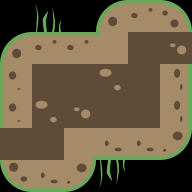

Tiled map render using the project's own tile images. Description and the map definition, with tile-layer contents summarised, below:
An orthogonal 6x6 tile map with 32x32 px tiles, 2 tile layers (ground, deco).

<map version="1.0" orientation="orthogonal" renderorder="left-down" width="6" height="6" tilewidth="32" tileheight="32" nextobjectid="12">
 <tileset firstgid="1" source="tileset.tsx" />
 <layer name="ground" width="6" height="6">
  <data>[36 cells, 30 non-empty, 13 distinct tile ids]</data>
 </layer>
 <layer name="deco" width="6" height="6">
  <data>[36 cells, 2 non-empty, 2 distinct tile ids]</data>
 </layer>
</map>
